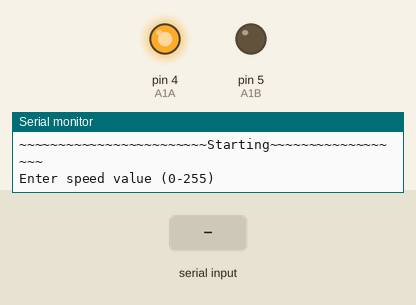
The sketch below on a simulated Arduino Uno, built with avr-gcc and run on an emulated ATmega328P. Parts: output pins drawn as LEDs (lit = HIGH), the last lines printed to the serial monitor. The inputs (shaded band) are chosen by the test bench.

Above: at 1.2 s.
1.3 s: "30,150\n" received over Serial
At 2.5 s:
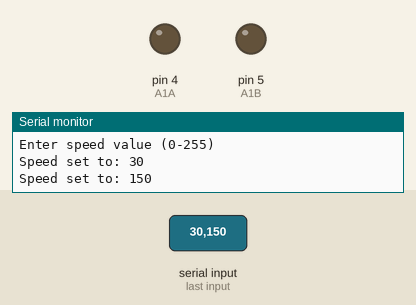
2.8 s: "90,45\n" received over Serial
At 3.5 s:
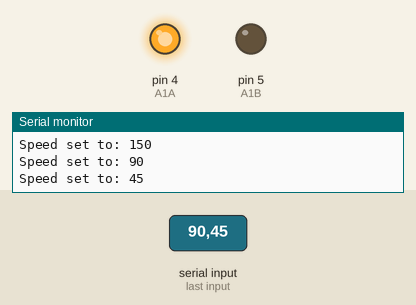
4.3 s: "200\n" received over Serial
At 4.7 s:
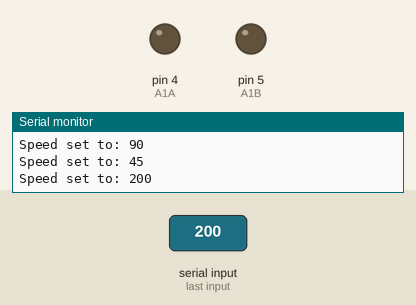
Timing chart, 0 to 7.3 s (numbered marks = the images above; inputs shaded):
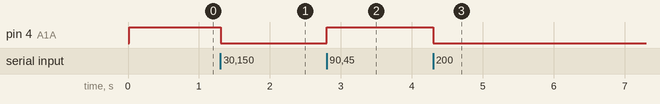

The sketch:

motor_driver_speed.ino
```cpp
/*
 * Control motor with L9110 motor driver
 *
 * based on https://www.youtube.com/watch?v=YkfBtjs8uWg
 *
 *
 * 7/31/2026
 */

// Control motor speed
int delayTime = 4000;

// PWM pins
const int A1A = 4;
const int A1B = 5;

int speed = 255;

void setup() {
  Serial.begin(9600);
  pinMode(A1A, OUTPUT);
  pinMode(A1B, OUTPUT);

  Serial.println("~~~~~~~~~~~~~~~~~~~~~~~~Starting~~~~~~~~~~~~~~~~~~");
  Serial.println("Enter speed value (0-255)");
  analogWrite(A1A, speed);
  analogWrite(A1B, 0);
}


void loop() {

  if (Serial.available()) {
    int receivedValue = Serial.parseInt();
    if (receivedValue >= 0 && receivedValue <= 255) {
      // but we need to reverse it lmao
      speed = (255-receivedValue);
      //speed = receivedValue;
      analogWrite(A1A, speed);
      analogWrite(A1B, 0);
      Serial.print("Speed set to: ");
      Serial.println(receivedValue);
    }
    else {
      Serial.print("Error: ");
      Serial.print(receivedValue);
      Serial.println(" is out of range (0-255)");
    }

    // Clear buffer
    while (Serial.available() > 0) {
      Serial.read();
    }
  }


  /*
  delay(delayTime);

  speed = speed + 51;
  if (speed > 255) {
    speed = 51;
  }
  Serial.print("new speed: ");
  Serial.println(speed);
  */
}
```

Measured:
- after the input at 1.3 s, pin 4 (A1A): HIGH → LOW at once
- after the input at 2.8 s, pin 4 (A1A): LOW → HIGH at once
- after the input at 4.3 s, pin 4 (A1A): HIGH → LOW at once
